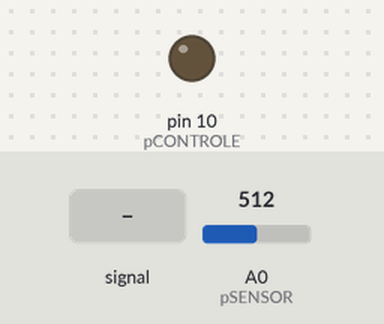
Bench run of a sketch on a simulated Arduino Uno, built with avr-gcc and run on an emulated ATmega328P. On the bench: output pins drawn as LEDs (lit = HIGH). The inputs (shaded band) are chosen by the test bench; at power-on: A0 (pSENSOR) = 512.

Above: at 1.2 s.
1.3 s: A0 (pSENSOR) fed a 200 Hz sine of ±460 counts around its level
At 1.67 s:
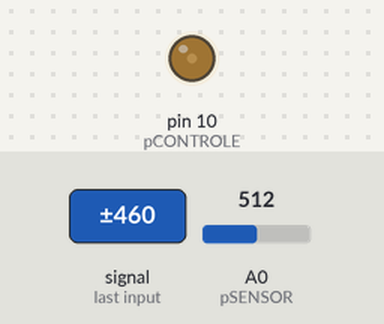
4.3 s: A0 (pSENSOR) set to 122
7.3 s: A0 (pSENSOR) set to 306
8.8 s: A0 (pSENSOR) set to 20
At 10.2 s:
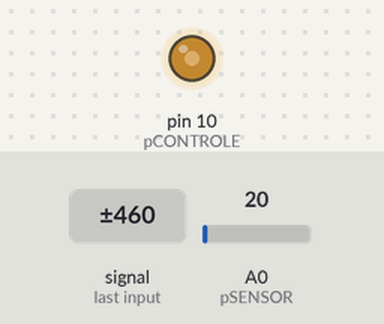
10.3 s: A0 (pSENSOR) set to 511
Timing chart, 0 to 12.8 s (numbered marks = the images above; inputs shaded):
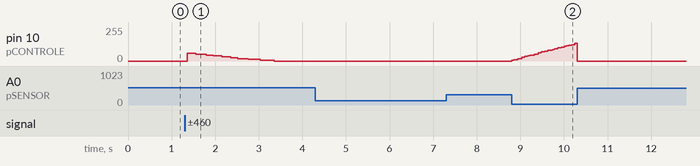

The sketch:

Controle_PID.ino
```cpp
// Controle de temperatura
// Pino 10 aquecedor/resfriador
// 0 --> resfriando (MAX)
// 50 --> desligar
// 100 --> aquecendo (MAX)

// Temperatura: A0 (0 - 1023)
// 0:0
// 1023:100

#define pSENSOR A0
#define pCONTROLE 10

void setup() {
	Serial.begin(9600);
	pinMode(pSENSOR, INPUT);
	pinMode(pCONTROLE, OUTPUT);
}

double error = 0;
double temperature;
double lastTemperature;

double
	KP = 18.0,
	KI = 9.0,
	KD = 10.0;

double
	P = 0,
	I = 0,
	D = 0;

double PID = 0;

double setPoint = 30;
int controlePwm = 50;

long lastProcess = 0;

void loop() {
	//Lê temperatura
	int rawTemp = analogRead(pSENSOR);
	double temperature = map(rawTemp,0,1023,0,100);

	// Implementação do PID
	error = setPoint - temperature;
	float deltaTime = (millis() - lastProcess)/1000.0;
	lastProcess = millis();

	//P
	P = error*KP;

	//I
	I += (error*KI)*deltaTime;

	//D
	D = (lastTemperature - temperature)*KD*deltaTime;
	lastTemperature = temperature;

	//Soma tudo
	PID = P + I + D;

	// converte para controle
	controlePwm = (PID + 50);

  if(controlePwm < 0){
    controlePwm = 0;
  }if(controlePwm > 254){
    controlePwm = 254;
  }

	// Saída de Controle
	analogWrite(pCONTROLE,controlePwm);
}
```

Measured:
- after the input at 1.3 s, pin 10 (pCONTROLE): 0/255 → 57/255 after 0.05 s, → 51/255 0.20 s later, → 44/255 0.24 s later, → 38/255 0.16 s later, … (10 changes in this stretch)
- after the input at 4.3 s, every drawn part: stays the same
- after the input at 7.3 s, every drawn part: stays the same
- after the input at 8.8 s, pin 10 (pCONTROLE): moves from 0/255 to 133/255 over 1.5 s, starting at once
